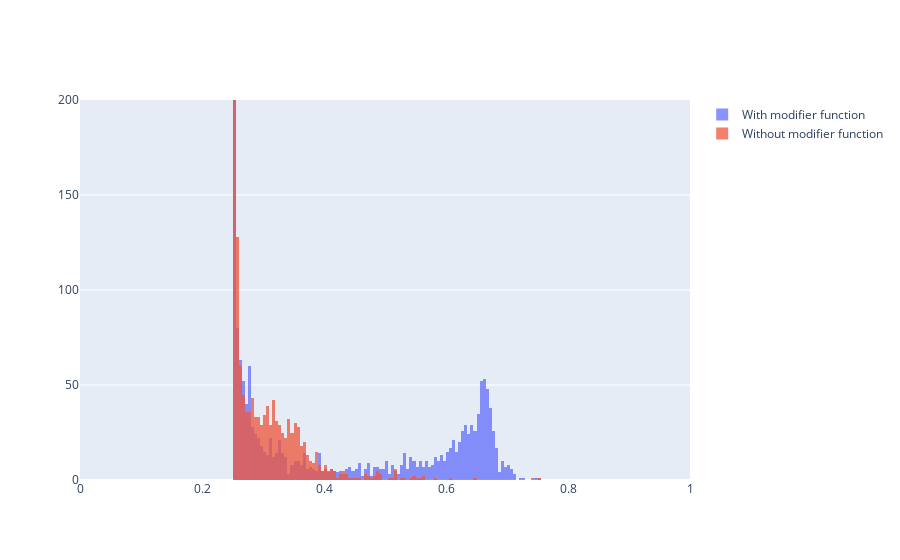

Notebook code cell kept with this figure:
### Code cell
# plot the final transformed postcode level targets which now sum to the state level target and have the desired upper and lower values
fig = go.Figure()

if use_real_dataset:
    fig.add_trace(go.Histogram(x=T_with_solve, xbins=dict(start=0, end=1, size=0.005), name="With modifier function"))
    fig.add_trace(go.Histogram(x=T_without_solve, xbins=dict(start=0, end=1, size=0.005), name="Without modifier function"))

    fig.update_layout(barmode="overlay")
    # Reduce opacity to see both histograms
    fig.update_traces(opacity=0.75)
    fig.update_xaxes(range=[0, 1])
    fig.update_yaxes(range=[0, 200])

else:
    fig.add_trace(
        go.Scatter(
            x=T(z),
            y=X * 0,
            mode="markers",
            marker=dict(size=30),
            name=f"Transformed with modifer function ({sum(f*T_with_solve)})",
        )
    )
    fig.add_trace(
        go.Scatter(
            x=T([0, 1]),
            y=X * 0,
            mode="markers",
            marker=dict(size=10),
            name=f"Transformed without modifer function ({sum(f*T_without_solve)})",
        )
    )
fig.update_xaxes(range=[0, 1])
fig.show()

### Figure 1 — Plotly figure (JSON) as saved in the notebook; plotly's stock layout.template omitted (floating-point values rounded to 4 significant figures; data arrays with more than 128 entries replaced by an {"elided": "..."} marker saying what was removed)
{"data": [{"name": "With modifier function", "opacity": 0.75, "type": "histogram", "x": {"elided": "2269 float values"}, "xbins": {"end": 1, "size": 0.005, "start": 0}}, {"name": "Without modifier function", "opacity": 0.75, "type": "histogram", "x": {"elided": "2269 float values"}, "xbins": {"end": 1, "size": 0.005, "start": 0}}], "layout": {"barmode": "overlay", "xaxis": {"range": [0, 1]}, "yaxis": {"range": [0, 200]}}}
